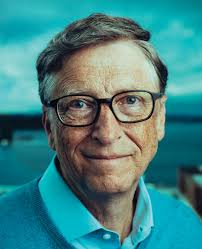
#> input picture Image Processing/Assignment 29/Face Morphing/animal_face/image_1.jpg, 202 x 249 px
$ python animal_face.py
#> lines starting #> are read from the running program, lines starting #| are printed output that depends on the picture
import cv2
import numpy as np


image_1 = cv2.imread("image_1.jpg")
#> image_1 is the input picture: shape (249, 202, 3); mean B, G, R 132.9, 131.9, 65.9
image_lion = cv2.imread("lion.jpg")
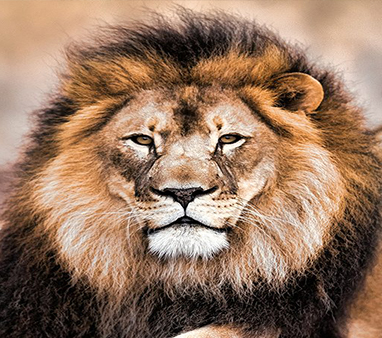
#> input picture Image Processing/Assignment 29/Face Morphing/animal_face/lion.jpg, 382 x 338 px
#> image_lion is the input picture: shape (338, 382, 3); mean B, G, R 96.4, 118.6, 149.8

# image_1 = cv2.cvtColor(image_1, cv2.COLOR_BGR2GRAY)
# image_lion = cv2.cvtColor(image_lion, cv2.COLOR_BGR2GRAY)

image_1 = cv2.resize(image_1, (450, 450))
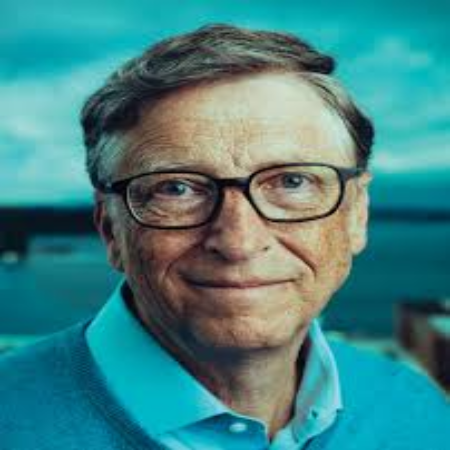
#> image_1: shape (450, 450, 3); mean B, G, R 132.8, 131.8, 65.8
image_lion = cv2.resize(image_lion, (450, 450))
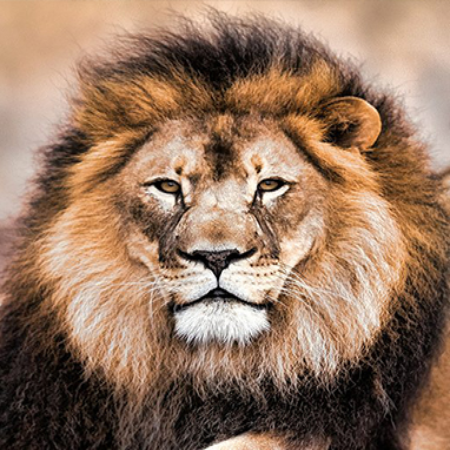
#> image_lion: shape (450, 450, 3); mean B, G, R 96.3, 118.5, 149.7

image_1 = image_1.astype(np.float32)
image_lion = image_lion.astype(np.float32)

result = (image_1 * 3/4 + image_lion * 2/4)
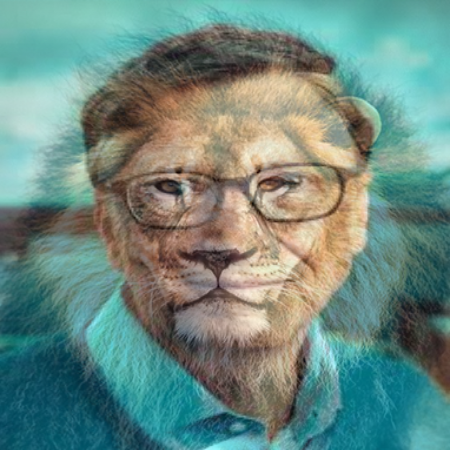
#> result: shape (450, 450, 3) float32; mean B, G, R 147.7, 158.1, 124.2; drawn with min black and max white

result = result.astype(np.uint8)
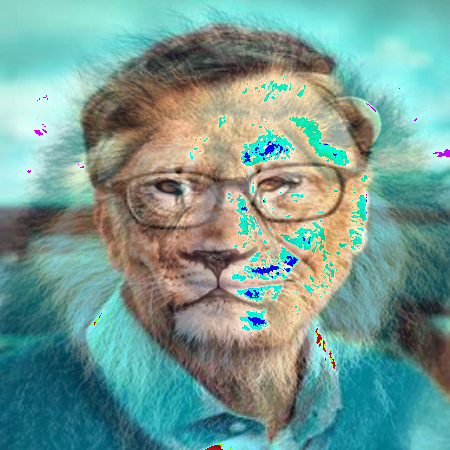
#> result: shape (450, 450, 3); mean B, G, R 147, 156.5, 117.2

cv2.imwrite("output_3.jpg", result)
